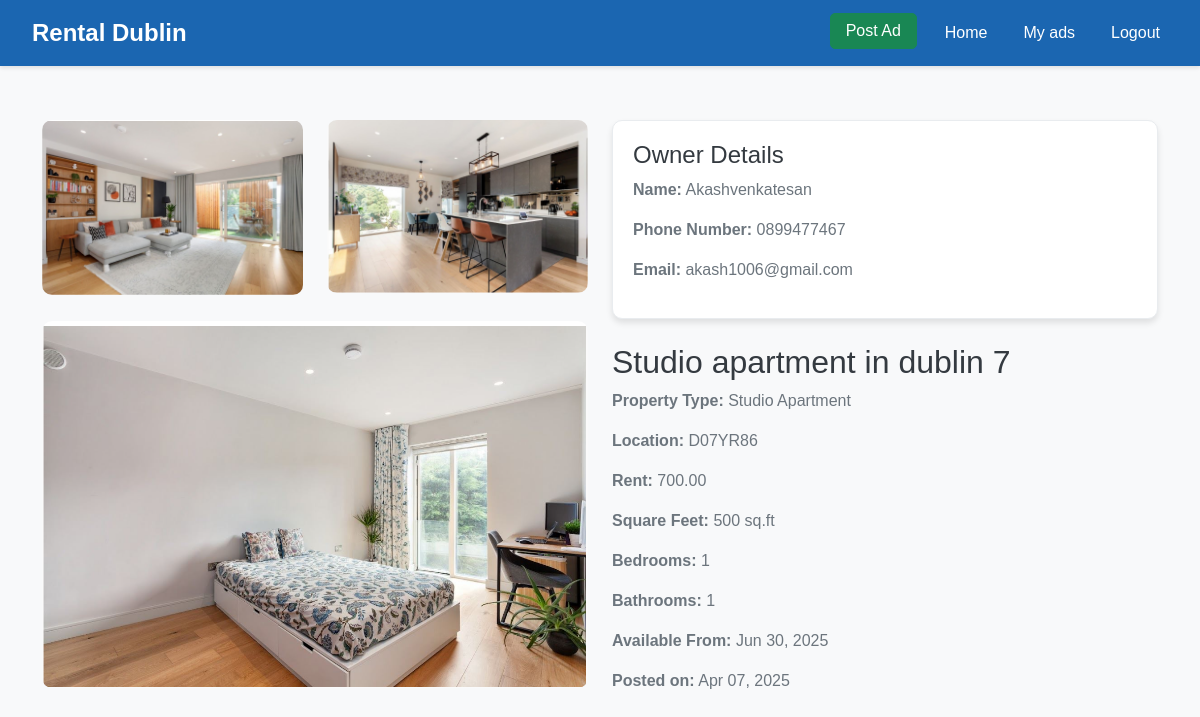
Page /accounts/item/3/ (signed in) on the committed database.
### accounts/models.py (models this page shows, shortened)
class house (models.Model):
     class  bedrooms_Choices(models.TextChoices):
        bed1 = '1'
        bed2 ='2'
        bed3 ='3'
        bed4 ='4'
        bed5 ='5'
        bed6 ='6'
        bed7 ='7'
        bed8 ='8'
     class  bathrooms_Choice(models.TextChoices):
        bath1 = '1'
        bath2 ='2'
        bath3 ='3'
        bath4 ='4'
        bath5 ='5'
        bath6 ='6'
        bath7 ='7'
        bath8 ='8'
     class  property_Choices(models.TextChoices):
        House = 'House'
        Apartment ='Apartment'
        StudioApartment ='Studio Apartment'
     description = models.TextField(blank=True, null=True)  # Description of the property
     property_id = models.AutoField(primary_key=True)
     location = models.CharField(max_length=200)  # Location of the property
     rent = models.DecimalField(max_digits=10, decimal_places=2)  # Rent amount
     property_type = models.CharField(max_length=50, choices=property_Choices.choices)
     square_feet = models.IntegerField()  # Size of the property in square feet
     number_of_bedrooms = models.IntegerField()  # Number of bedrooms
     number_of_bathrooms = models.IntegerField()  # Number of bathrooms
     seller = models.ForeignKey(User,on_delete=models.CASCADE)
     phone_number = models.CharField(max_length=15)  # Owner's phone number
     date_posted = models.DateTimeField(default=timezone.now)
     Available_from = models.DateField()
     image1 = models.ImageField(upload_to='item_images/', blank=True, null=True)
     image2 = models.ImageField(upload_to='item_images/', blank=True, null=True)
     image3 = models.ImageField(upload_to='item_images/', blank=True, null=True)

### accounts/views.py (the view)
# urls.py: path('item/<int:property_id>/', views.item_details, name='item_details'),  # Details page URL
@login_required
def item_details(request, property_id):
    Item = get_object_or_404(house, property_id=property_id)
    context = {
        'app_name': 'Rental Dublin',
        'house': Item,
    }
    return render(request, 'accounts/item_details.html', context)

### accounts/templates/accounts/item_details.html (shortened to what this page needs)
{% extends 'accounts/base.html' %}
{% block content %}
<div class="main-content">
    <div class="container">
        <div class="row">
            <div class="col-md-6">
                <div class="product-image">
                    <div class="row">
                        {% if house.image1 %}
                        <div class="col-md-6">
                            <img src="{{ house.image1.url }}" alt="{{ house.description|truncatewords:5 }}" class="img-fluid">
                        </div>
                        {% endif %}
                        {% if house.image2 %}
                        <div class="col-md-6">
                            <img src="{{ house.image2.url }}" alt="{{ house.description|truncatewords:5 }}" class="img-fluid">
                        </div>
                        {% endif %}
                    </div>
                    {% if house.image3 %}
                    <div class="row mt-3">
                        <div class="col-12">
                            <img src="{{ house.image3.url }}" alt="{{ house.description|truncatewords:5 }}" class="img-fluid">
                        </div>
                    </div>
                    {% endif %}
                </div>
            </div>
            <div class="col-md-6">
                <div class="seller-details">
                    <h3>Owner Details</h3>
                    <p><strong>Name:</strong> {{ house.seller.username }}</p>
                    <p><strong>Phone Number:</strong> {{ house.phone_number }}</p>
                    <p><strong>Email:</strong> {{ house.seller.email }}</p>
                </div>
                <div class="product-info mt-4">
                    <h2>{{ house.description|truncatewords:5 }}</h2>
                    <p><strong>Property Type:</strong> {{ house.property_type }}</p>
                    <p><strong>Location:</strong> {{ house.location }}</p>
                    <p><strong>Rent:</strong> {{ house.rent }}</p>
                    <p><strong>Square Feet:</strong> {{ house.square_feet }} sq.ft</p>
                    <p><strong>Bedrooms:</strong> {{ house.number_of_bedrooms }}</p>
                    <p><strong>Bathrooms:</strong> {{ house.number_of_bathrooms }}</p>
                    <p><strong>Available From:</strong> {{ house.Available_from|date:"M d, Y" }}</p>
                    <p><strong>Posted on:</strong> {{ house.date_posted|date:"M d, Y" }}</p>
                </div>
            </div>
        </div>
    </div>
</div>
{% endblock %}

### accounts/templates/accounts/base.html (style rules this page uses)
body { font-family: 'Arial', sans-serif; background-color: #f8f9fa; }
.main-content { padding: 40px 20px; margin-top: 80px; }

### accounts/templates/accounts/item_details.html (style rules this page uses)
.main-content { padding: 40px 20px; margin-top: 80px; }
.product-image img { width: 100%; border-radius: 10px; object-fit: contain; margin-bottom: 10px; }
.product-info h2 { font-size: 2rem; color: #343a40; }
.product-info p { font-size: 1rem; color: #6c757d; }
.seller-details { background-color: #ffffff; border: 1px solid #e9ecef; border-radius: 10px; padding: 20px; box-shadow: 0 4px 6px rgba(0, 0, 0, 0.1); }
.seller-details h3 { font-size: 1.5rem; color: #343a40; }
.seller-details p { font-size: 1rem; color: #6c757d; }

### rows in the picture
house: image1 (picture), image2 (picture), image3 (picture), seller.username "Akashvenkatesan", phone_number "0899477467", seller.email "akash1006@gmail.com", description "Studio apartment in dublin 7", property_type "Studio Apartment", location "D07YR86", rent "700.00", square_feet "500", number_of_bedrooms "1", number_of_bathrooms "1", Available_from "Jun 30, 2025", date_posted "Apr 07, 2025"
